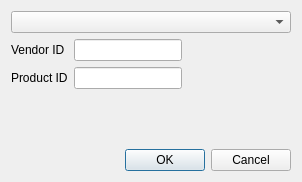
<?xml version="1.0" encoding="UTF-8"?>
<ui version="4.0">
 <class>ConnectionDialog</class>
 <widget class="QDialog" name="ConnectionDialog">
  <property name="geometry">
   <rect>
    <x>0</x>
    <y>0</y>
    <width>302</width>
    <height>182</height>
   </rect>
  </property>
  <property name="windowTitle">
   <string>USB Connection</string>
  </property>
  <property name="windowIcon">
   <iconset resource="../resources/resource.qrc">
    <normaloff>:/connect.png</normaloff>:/connect.png</iconset>
  </property>
  <layout class="QVBoxLayout" name="verticalLayout_2">
   <item>
    <layout class="QVBoxLayout" name="verticalLayout">
     <item>
      <widget class="QComboBox" name="comboBox"/>
     </item>
     <item>
      <layout class="QHBoxLayout" name="horizontalLayout">
       <item>
        <layout class="QFormLayout" name="formLayout">
         <item row="0" column="0">
          <widget class="QLabel" name="label">
           <property name="text">
            <string>Vendor ID</string>
           </property>
          </widget>
         </item>
         <item row="0" column="1">
          <widget class="QLineEdit" name="vidLineEdit">
           <property name="toolTip">
            <string>Vendor id in hex format without 0x prefix or H suffix
Use lsusb for get id</string>
           </property>
          </widget>
         </item>
         <item row="1" column="0">
          <widget class="QLabel" name="label_2">
           <property name="text">
            <string>Product ID</string>
           </property>
          </widget>
         </item>
         <item row="1" column="1">
          <widget class="QLineEdit" name="pidLineEdit">
           <property name="toolTip">
            <string>Product id in hex format without 0x prefix or H suffix
Use lsusb for get id</string>
           </property>
          </widget>
         </item>
        </layout>
       </item>
       <item>
        <spacer name="horizontalSpacer">
         <property name="orientation">
          <enum>Qt::Horizontal</enum>
         </property>
         <property name="sizeHint" stdset="0">
          <size>
           <width>40</width>
           <height>20</height>
          </size>
         </property>
        </spacer>
       </item>
      </layout>
     </item>
    </layout>
   </item>
   <item>
    <widget class="QDialogButtonBox" name="buttonBox">
     <property name="enabled">
      <bool>true</bool>
     </property>
     <property name="orientation">
      <enum>Qt::Horizontal</enum>
     </property>
     <property name="standardButtons">
      <set>QDialogButtonBox::Cancel|QDialogButtonBox::Ok</set>
     </property>
    </widget>
   </item>
  </layout>
 </widget>
 <resources>
  <include location="../resources/resource.qrc"/>
 </resources>
 <connections>
  <connection>
   <sender>buttonBox</sender>
   <signal>accepted()</signal>
   <receiver>ConnectionDialog</receiver>
   <slot>accept()</slot>
   <hints>
    <hint type="sourcelabel">
     <x>257</x>
     <y>172</y>
    </hint>
    <hint type="destinationlabel">
     <x>157</x>
     <y>181</y>
    </hint>
   </hints>
  </connection>
  <connection>
   <sender>buttonBox</sender>
   <signal>rejected()</signal>
   <receiver>ConnectionDialog</receiver>
   <slot>reject()</slot>
   <hints>
    <hint type="sourcelabel">
     <x>292</x>
     <y>172</y>
    </hint>
    <hint type="destinationlabel">
     <x>286</x>
     <y>181</y>
    </hint>
   </hints>
  </connection>
  <connection>
   <sender>comboBox</sender>
   <signal>currentIndexChanged(int)</signal>
   <receiver>ConnectionDialog</receiver>
   <slot>onDeviceChanged(int)</slot>
   <hints>
    <hint type="sourcelabel">
     <x>161</x>
     <y>21</y>
    </hint>
    <hint type="destinationlabel">
     <x>31</x>
     <y>116</y>
    </hint>
   </hints>
  </connection>
 </connections>
 <slots>
  <slot>onDeviceChanged(int)</slot>
 </slots>
</ui>
